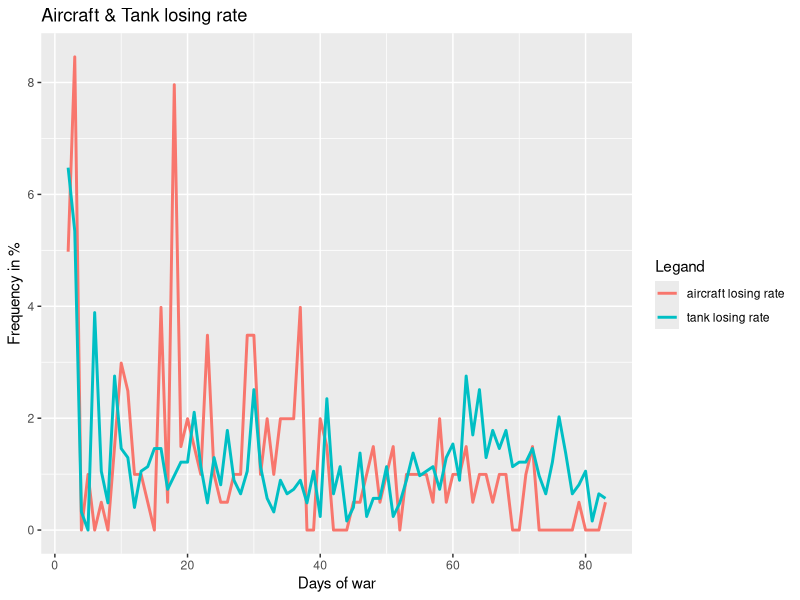

Write the R code that produced this figure.
#Chart to visualize and analyze the aircraft losing rate compared to the tank losing rate. 
#The formula used to calculate the losing rate is (new lost equipment / total lost equipment) * 100%.
#After seeing the graph, I conclude that relative more aircraft were destroyed at the early period of the war.
#And relative more tanks were destroyed at the late period of the war.
library(ggplot2)
library(tidyverse)

equipLoss <- read.csv("russia_losses_equipment.csv")

equipLoss <- equipLoss %>%
  mutate(new_aircraft_rate = (equipLoss$aircraft - lag(aircraft, n = 1, default = 0)) / max(aircraft) * 100)

equipLoss <- equipLoss %>%
  mutate(new_tank_rate = (equipLoss$tank - lag(tank, n = 1, default = 0)) / max(tank) * 100)

ggplot(equipLoss, aes(x = day)) + 
  geom_line(aes(y = new_aircraft_rate, col = "aircraft losing rate"), size = 1) +
  geom_line(aes(y = new_tank_rate, col = "tank losing rate"), size = 1) +
  labs(x = "Days of war", y = "Frequency in %", col = "Legand") +
  ggtitle("Aircraft & Tank losing rate")
              
